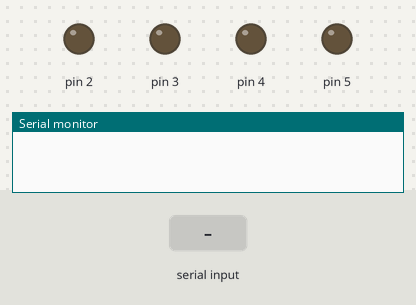
The sketch below on a simulated Arduino Uno, built with avr-gcc and run on an emulated ATmega328P. Parts: output pins drawn as LEDs (lit = HIGH), the last lines printed to the serial monitor. The test bench sets the inputs (shaded band).

Above: at 1.2 s.
1.3 s: "all led turn on" received over the second serial link
At 2.6 s:
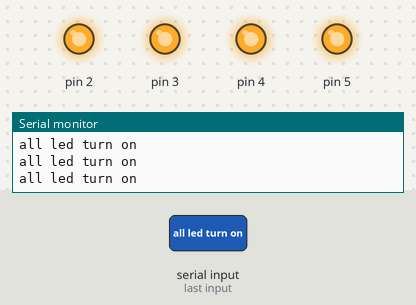
3.8 s: "turn off s" received over the second serial link
At 6.0 s:
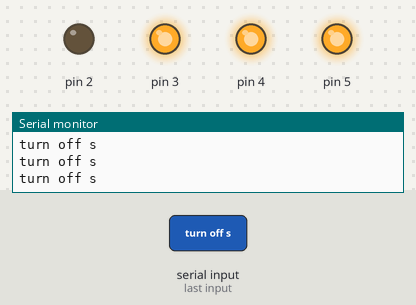
6.3 s: "turn off i" received over the second serial link
At 7.6 s:
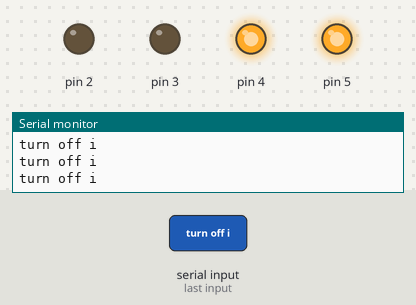
8.8 s: "turn on s" received over the second serial link
At 10.9 s:
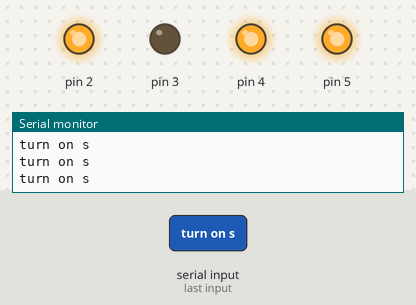
Timing chart, 0 to 12.3 s (numbered marks = the images above; inputs shaded):
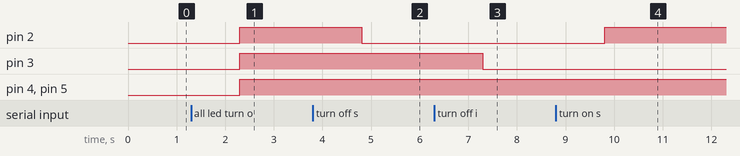

The sketch:

voice_controll_led_SIT_LIGHT.ino
```cpp
//source code for LED 1
#include <SoftwareSerial.h>
String value;
int TxD = 11;
int RxD = 10;
int servoposition;
SoftwareSerial bluetooth(TxD, RxD);

void setup() {
  pinMode(2, OUTPUT);
  pinMode(3, OUTPUT);
  pinMode(4, OUTPUT);
  pinMode(5, OUTPUT);

  Serial.begin(9600);       // start serial communication at 9600bps
  bluetooth.begin(9600);
}

void loop() {
  Serial.println(value);
 if (bluetooth.available())
   {
    value = bluetooth.readString();

    if (value == "all led turn on"){
    digitalWrite(2, HIGH);
    digitalWrite(3, HIGH);
    digitalWrite(4, HIGH);
    digitalWrite(5, HIGH);


      }

    if (value == "all led turn off"){
      digitalWrite(2, LOW);
      digitalWrite(3, LOW);
      digitalWrite(4, LOW);
      digitalWrite(5, LOW);

      }

    if (value == "turn on s"){
    digitalWrite(2, HIGH);
      }

    if (value == "turn on i"){
      digitalWrite(3, HIGH);
      }

    if (value == "turn on tea"){
    digitalWrite(4, HIGH);
      }
   if (value == "turn on dot"){
    digitalWrite(5, HIGH);
      }


    if (value == "turn off s"){
    digitalWrite(2, LOW);
      }

    if (value == "turn off i"){
      digitalWrite(3, LOW);
      }
       if (value == "turn off tea"){
    digitalWrite(4, LOW);
      }
       if (value == "turn off dot"){
    digitalWrite(5, LOW);
      }


 }

}
```

Measured:
- after the input at 1.3 s, pin 2–5: LOW → HIGH after 1.0 s
- after the input at 3.8 s, pin 2: HIGH → LOW after 1.0 s
- after the input at 6.3 s, pin 3: HIGH → LOW after 1.0 s
- after the input at 8.8 s, pin 2: LOW → HIGH after 1.0 s
